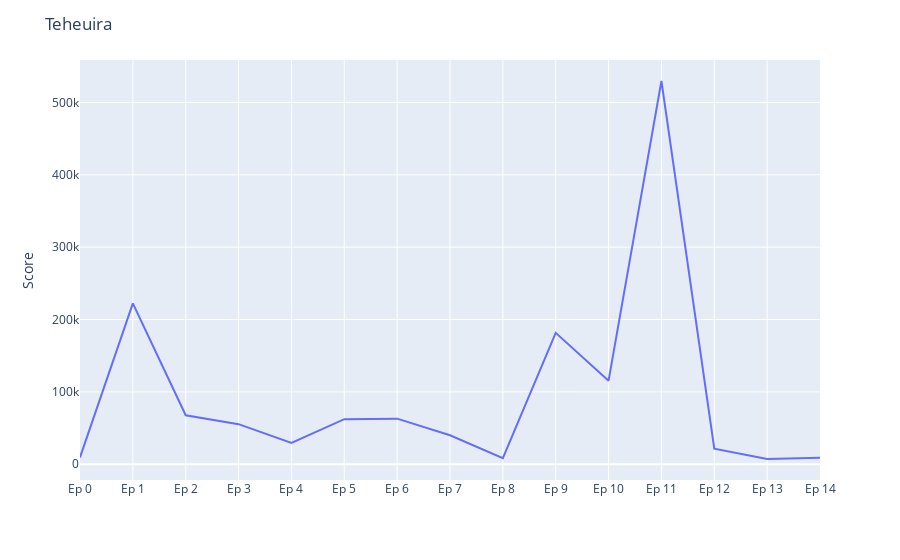

Here is the notebook cell this chart was saved with:
### Code cell
candidat = 'Teheuira'

fig = px.line(x= all_scores.columns, y =all_scores.loc[candidat])
fig.update_yaxes(title='Score')
fig.update_xaxes(title='')
fig.update_layout(title=candidat)

### Figure 1 — Plotly figure (JSON) as saved in the notebook; plotly's stock layout.template omitted (floating-point values rounded to 4 significant figures)
{"data": [{"hovertemplate": "x=%{x}<br>y=%{y}<extra></extra>", "legendgroup": "", "line": {"color": "#636efa", "dash": "solid"}, "marker": {"symbol": "circle"}, "mode": "lines", "name": "", "orientation": "v", "showlegend": false, "type": "scatter", "x": ["Ep 0", "Ep 1", "Ep 2", "Ep 3", "Ep 4", "Ep 5", "Ep 6", "Ep 7", "Ep 8", "Ep 9", "Ep 10", "Ep 11", "Ep 12", "Ep 13", "Ep 14"], "xaxis": "x", "y": [9426, 222338, 67710, 55397, 29467, 62251, 63012, 39977, 8524, 181539, 115468, 529675, 21561, 7219, 9003], "yaxis": "y"}], "layout": {"autosize": true, "legend": {"tracegroupgap": 0}, "margin": {"t": 60}, "title": {"text": "Teheuira"}, "xaxis": {"anchor": "y", "autorange": true, "domain": [0, 1], "range": [0, 14], "title": {"text": ""}, "type": "category"}, "yaxis": {"anchor": "x", "autorange": true, "domain": [0, 1], "range": [-21810.0, 558700.0], "title": {"text": "Score"}, "type": "linear"}}}
